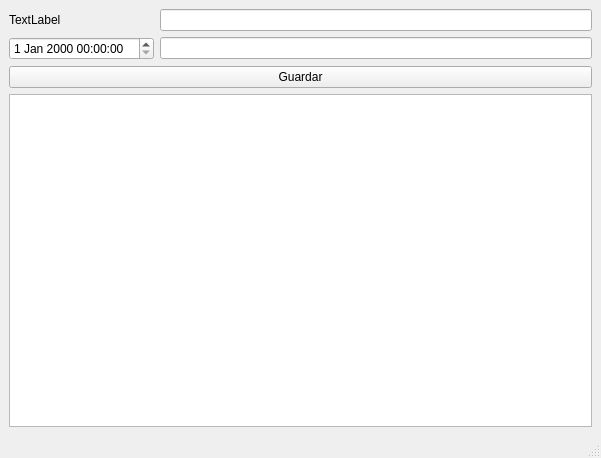
<?xml version="1.0" encoding="UTF-8"?>
<ui version="4.0">
 <class>MainWindow</class>
 <widget class="QMainWindow" name="MainWindow">
  <property name="geometry">
   <rect>
    <x>0</x>
    <y>0</y>
    <width>601</width>
    <height>458</height>
   </rect>
  </property>
  <property name="windowTitle">
   <string>MainWindow</string>
  </property>
  <widget class="QWidget" name="centralwidget">
   <layout class="QVBoxLayout" name="verticalLayout">
    <item>
     <layout class="QGridLayout" name="gridLayout">
      <item row="2" column="0">
       <widget class="QDateTimeEdit" name="b"/>
      </item>
      <item row="1" column="0">
       <widget class="QLabel" name="id">
        <property name="minimumSize">
         <size>
          <width>100</width>
          <height>0</height>
         </size>
        </property>
        <property name="text">
         <string>TextLabel</string>
        </property>
       </widget>
      </item>
      <item row="2" column="1">
       <widget class="QLineEdit" name="c"/>
      </item>
      <item row="1" column="1">
       <widget class="QLineEdit" name="a"/>
      </item>
     </layout>
    </item>
    <item>
     <widget class="QPushButton" name="btn_save">
      <property name="text">
       <string>Guardar</string>
      </property>
     </widget>
    </item>
    <item>
     <widget class="QTableView" name="tableView"/>
    </item>
   </layout>
  </widget>
  <widget class="QMenuBar" name="menubar">
   <property name="geometry">
    <rect>
     <x>0</x>
     <y>0</y>
     <width>601</width>
     <height>21</height>
    </rect>
   </property>
  </widget>
  <widget class="QStatusBar" name="statusbar"/>
 </widget>
 <resources/>
 <connections/>
</ui>
